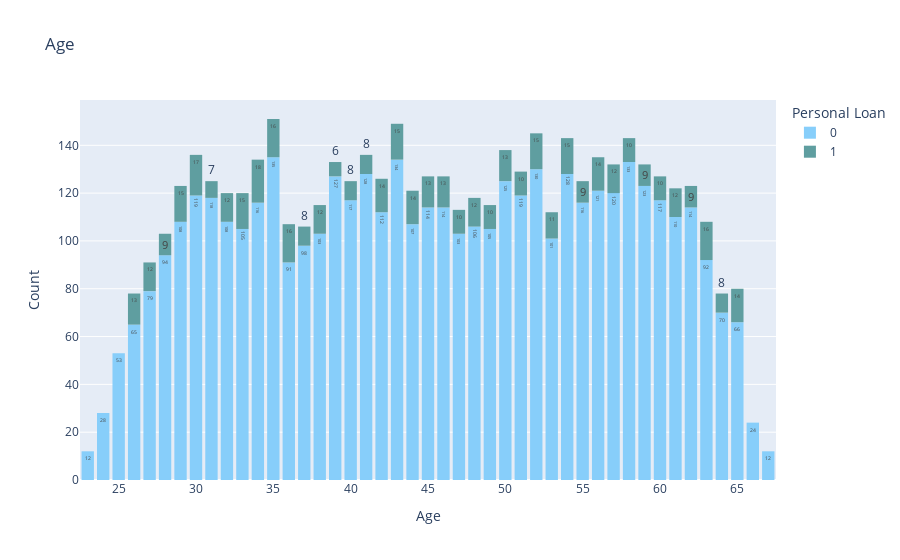
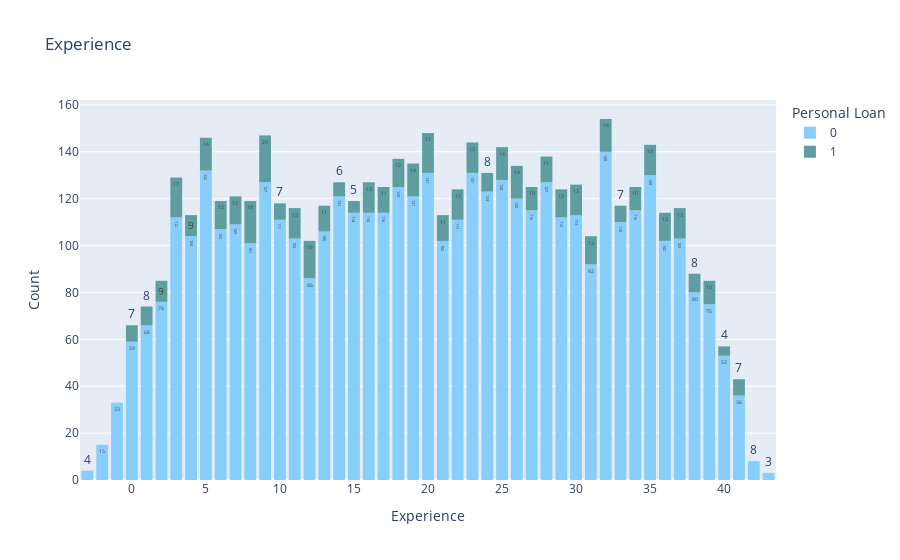
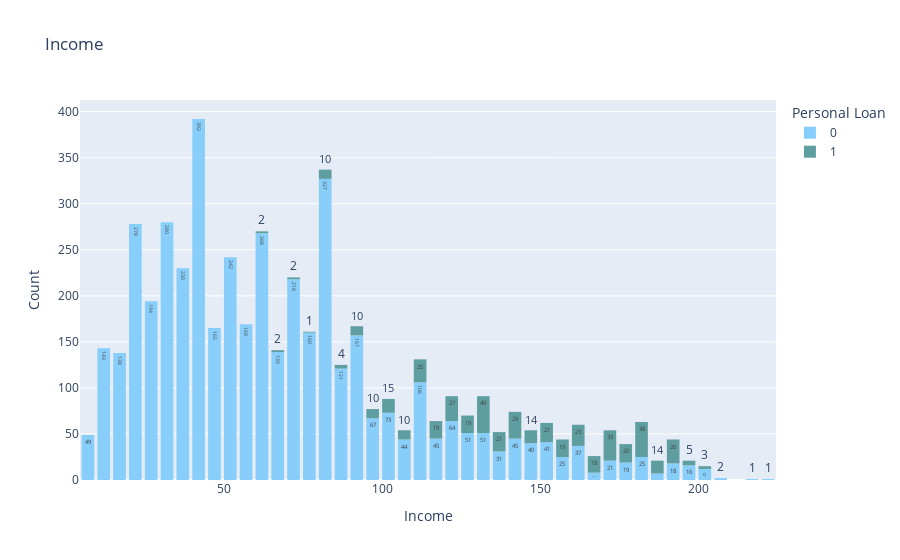
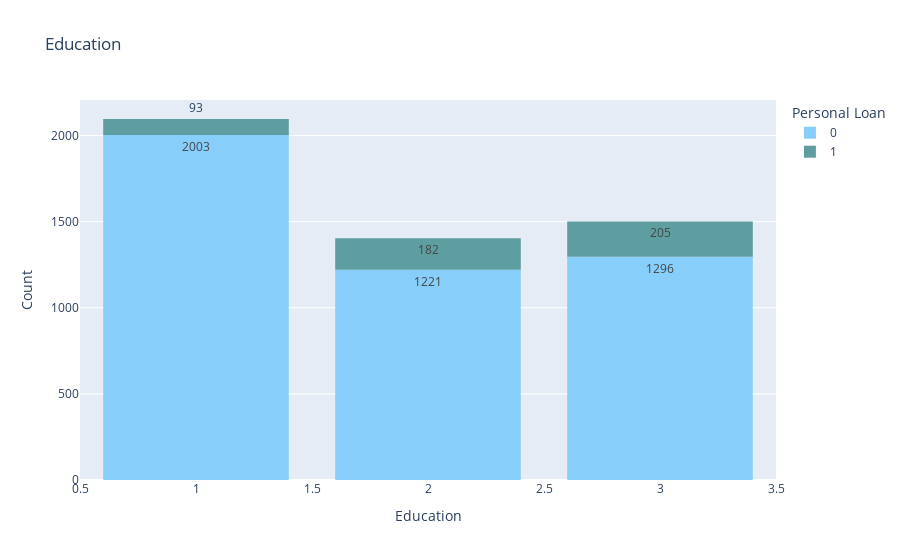

Here is the notebook cell these charts were saved with, in order:
### Code cell
# for every columns values with acceptance number

import plotly.express as px

colors = ['lightskyblue', 'lightpink', 'cadetblue', 'lightskyblue', 'lightpink', 'cadetblue','yellowgreen']
List = ['Age','Experience','Income','Education','Mortgage','Personal Loan','CD Account']
color_map = {0: 'lightskyblue', 1: 'cadetblue'}

for i in List:
    fig = px.histogram(df, x=i, text_auto='1f',
                       title=i, color_discrete_map=color_map, color='Personal Loan')

    fig.update_xaxes(title_text=f'{i}')
# Add this line to update y-axis title
    fig.update_yaxes(title_text='Count') 
    fig.update_layout(bargap=0.2)
    fig.show()

### Figure 1 — Plotly figure (JSON) as saved in the notebook; plotly's stock layout.template omitted (floating-point values rounded to 4 significant figures; data arrays with more than 128 entries replaced by an {"elided": "..."} marker saying what was removed)
{"data": [{"alignmentgroup": "True", "bingroup": "x", "hovertemplate": "Personal Loan=0<br>Age=%{x}<br>count=%{y}<extra></extra>", "legendgroup": "0", "marker": {"color": "lightskyblue", "pattern": {"shape": ""}}, "name": "0", "offsetgroup": "0", "orientation": "v", "showlegend": true, "texttemplate": "%{value:1f}", "type": "histogram", "x": {"elided": "4520 int values"}, "xaxis": "x", "yaxis": "y"}, {"alignmentgroup": "True", "bingroup": "x", "hovertemplate": "Personal Loan=1<br>Age=%{x}<br>count=%{y}<extra></extra>", "legendgroup": "1", "marker": {"color": "cadetblue", "pattern": {"shape": ""}}, "name": "1", "offsetgroup": "1", "orientation": "v", "showlegend": true, "texttemplate": "%{value:1f}", "type": "histogram", "x": {"elided": "480 int values"}, "xaxis": "x", "yaxis": "y"}], "layout": {"bargap": 0.2, "barmode": "relative", "legend": {"title": {"text": "Personal Loan"}, "tracegroupgap": 0}, "title": {"text": "Age"}, "xaxis": {"anchor": "y", "domain": [0, 1], "title": {"text": "Age"}}, "yaxis": {"anchor": "x", "domain": [0, 1], "title": {"text": "Count"}}}}

### Figure 2 — Plotly figure (JSON) as saved in the notebook; plotly's stock layout.template omitted (floating-point values rounded to 4 significant figures; data arrays with more than 128 entries replaced by an {"elided": "..."} marker saying what was removed)
{"data": [{"alignmentgroup": "True", "bingroup": "x", "hovertemplate": "Personal Loan=0<br>Experience=%{x}<br>count=%{y}<extra></extra>", "legendgroup": "0", "marker": {"color": "lightskyblue", "pattern": {"shape": ""}}, "name": "0", "offsetgroup": "0", "orientation": "v", "showlegend": true, "texttemplate": "%{value:1f}", "type": "histogram", "x": {"elided": "4520 int values"}, "xaxis": "x", "yaxis": "y"}, {"alignmentgroup": "True", "bingroup": "x", "hovertemplate": "Personal Loan=1<br>Experience=%{x}<br>count=%{y}<extra></extra>", "legendgroup": "1", "marker": {"color": "cadetblue", "pattern": {"shape": ""}}, "name": "1", "offsetgroup": "1", "orientation": "v", "showlegend": true, "texttemplate": "%{value:1f}", "type": "histogram", "x": {"elided": "480 int values"}, "xaxis": "x", "yaxis": "y"}], "layout": {"bargap": 0.2, "barmode": "relative", "legend": {"title": {"text": "Personal Loan"}, "tracegroupgap": 0}, "title": {"text": "Experience"}, "xaxis": {"anchor": "y", "domain": [0, 1], "title": {"text": "Experience"}}, "yaxis": {"anchor": "x", "domain": [0, 1], "title": {"text": "Count"}}}}

### Figure 3 — Plotly figure (JSON) as saved in the notebook; plotly's stock layout.template omitted (floating-point values rounded to 4 significant figures; data arrays with more than 128 entries replaced by an {"elided": "..."} marker saying what was removed)
{"data": [{"alignmentgroup": "True", "bingroup": "x", "hovertemplate": "Personal Loan=0<br>Income=%{x}<br>count=%{y}<extra></extra>", "legendgroup": "0", "marker": {"color": "lightskyblue", "pattern": {"shape": ""}}, "name": "0", "offsetgroup": "0", "orientation": "v", "showlegend": true, "texttemplate": "%{value:1f}", "type": "histogram", "x": {"elided": "4520 int values"}, "xaxis": "x", "yaxis": "y"}, {"alignmentgroup": "True", "bingroup": "x", "hovertemplate": "Personal Loan=1<br>Income=%{x}<br>count=%{y}<extra></extra>", "legendgroup": "1", "marker": {"color": "cadetblue", "pattern": {"shape": ""}}, "name": "1", "offsetgroup": "1", "orientation": "v", "showlegend": true, "texttemplate": "%{value:1f}", "type": "histogram", "x": {"elided": "480 int values"}, "xaxis": "x", "yaxis": "y"}], "layout": {"bargap": 0.2, "barmode": "relative", "legend": {"title": {"text": "Personal Loan"}, "tracegroupgap": 0}, "title": {"text": "Income"}, "xaxis": {"anchor": "y", "domain": [0, 1], "title": {"text": "Income"}}, "yaxis": {"anchor": "x", "domain": [0, 1], "title": {"text": "Count"}}}}

### Figure 4 — Plotly figure (JSON) as saved in the notebook; plotly's stock layout.template omitted (floating-point values rounded to 4 significant figures; data arrays with more than 128 entries replaced by an {"elided": "..."} marker saying what was removed)
{"data": [{"alignmentgroup": "True", "bingroup": "x", "hovertemplate": "Personal Loan=0<br>Education=%{x}<br>count=%{y}<extra></extra>", "legendgroup": "0", "marker": {"color": "lightskyblue", "pattern": {"shape": ""}}, "name": "0", "offsetgroup": "0", "orientation": "v", "showlegend": true, "texttemplate": "%{value:1f}", "type": "histogram", "x": {"elided": "4520 int values"}, "xaxis": "x", "yaxis": "y"}, {"alignmentgroup": "True", "bingroup": "x", "hovertemplate": "Personal Loan=1<br>Education=%{x}<br>count=%{y}<extra></extra>", "legendgroup": "1", "marker": {"color": "cadetblue", "pattern": {"shape": ""}}, "name": "1", "offsetgroup": "1", "orientation": "v", "showlegend": true, "texttemplate": "%{value:1f}", "type": "histogram", "x": {"elided": "480 int values"}, "xaxis": "x", "yaxis": "y"}], "layout": {"bargap": 0.2, "barmode": "relative", "legend": {"title": {"text": "Personal Loan"}, "tracegroupgap": 0}, "title": {"text": "Education"}, "xaxis": {"anchor": "y", "domain": [0, 1], "title": {"text": "Education"}}, "yaxis": {"anchor": "x", "domain": [0, 1], "title": {"text": "Count"}}}}
